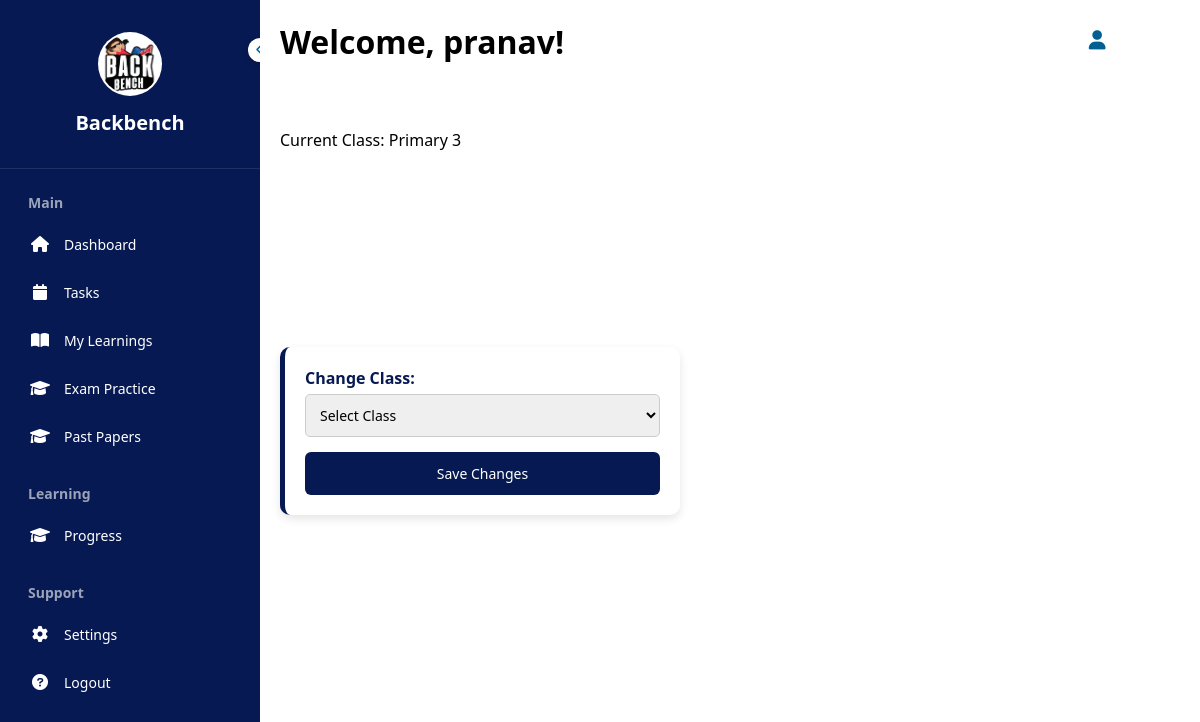
Before: /settings (signed in) with the older database file.
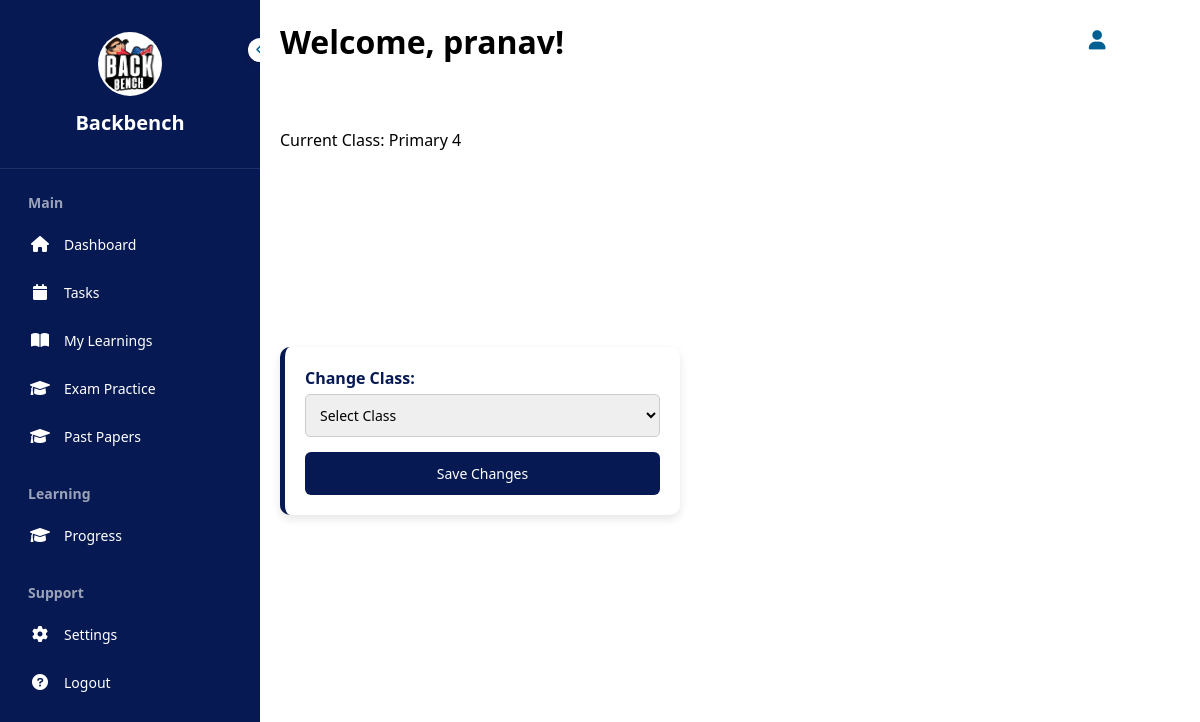
After: the same page with the newer database file.
### app.py (models this page shows)
class User(db.Model, UserMixin):
    id = db.Column(db.Integer, primary_key=True)
    username = db.Column(db.String(20), unique=True, nullable=False)
    password = db.Column(db.String(60), nullable=False)
    student_class = db.Column(db.String(50), nullable=False)
    wallet_balance = db.Column(db.Float, default=0.0)  # New field to store total balance

### app.py (the view)
@app.route("/settings")
@login_required
def settings():
    return render_template("settings.html")

### app.py (called while the page is built)
@login_manager.user_loader
def load_user(user_id):
    return User.query.get(int(user_id))

### templates/settings.html (shortened to what this page needs)
<!DOCTYPE html>
<html lang="en">
<head>
    <link href="https://cdnjs.cloudflare.com/ajax/libs/font-awesome/6.0.0/css/all.min.css" rel="stylesheet">
</head>
<body>
    <div class="user-profile">
        <div class="user-profile-info" onclick="toggleDropdown()">
            <div class="user-avatar">
                <i class="fas fa-user"></i>
            </div>
            <span class="user-name">{{ current_user.username }}</span>
        </div>
    </div>
    <div class="sidebar" id="sidebar">
        <div class="logo-container">
            <img src="static/logo2.png" alt="Logo">
            <h2>Backbench</h2>
        </div>
        <div class="toggle-btn" onclick="toggleSidebar()">
            <i class="fas fa-chevron-left" id="toggle-icon"></i>
        </div>
        <div class="nav-sections">
            <div class="section">
                <h3 class="section-title">Main</h3>
                <ul class="nav-links">
                     <li><a href="{{ url_for('dashboard') }}" class="nav-link">
                        <i class="fas fa-home"></i>
                        <span>Dashboard</span>
                    </a></li>
                    <li><a href="{{ url_for('task') }}" class="nav-link">
                        <i class="fas fa-calendar"></i>
                        <span>Tasks</span>
                    </a></li>
                    <li><a href="{{ url_for('user_home') }}" class="nav-link">
                        <i class="fas fa-book-open"></i>
                        <span>My Learnings</span>
                    </a></li>
                     <li><a href="{{ url_for('papers') }}" class="nav-link">
                        <i class="fas fa-graduation-cap"></i>
                        <span>Exam Practice</span>
                    </a></li>
                    <li><a href="{{ url_for('papers') }}" class="nav-link">
                        <i class="fas fa-graduation-cap"></i>
                        <span>Past Papers</span>
                    </a></li>
                </ul>
            </div>
            <div class="section">
                <h3 class="section-title">Learning</h3>
                <ul class="nav-links">
                     <li><a  href="{{ url_for('attempts') }}" class="nav-link">
                        <i class="fas fa-graduation-cap"></i>
                        <span>Progress</span>
                    </a></li>
                </ul>
            </div>
            <div class="section">
                <h3 class="section-title">Support</h3>
                    <ul class="nav-links">
                    <li><a href="{{ url_for('settings') }}" class="nav-link">
                        <i class="fas fa-cog"></i>
                        <span>Settings</span>
                    </a></li>
                     <li><a href="{{ url_for('logout') }}" class="nav-link">
                        <i class="fas fa-question-circle"></i>
                        <span>Logout</span>
                    </a></li>
                </ul>
            </div>
        </div>
    </div>
     <div class="main-content">
        <h1>Welcome, {{ current_user.username }}!</h1>
        <div class="current-class">
            Current Class: <span>{{ current_user.student_class }}</span>
        </div>
<form method="POST" action="{{ url_for('change_class') }}" class="styled-form">
    <div class="form-group">
        <label for="class">Change Class:</label>
        <select id="class" name="class" required>
            <option value="">Select Class</option>
        </select>
    </div>
    <button type="submit" class="btn-submit">Save Changes</button>
</form>
    </div>
</body>
</html>

Changed rows visible on the page:
changed User "pranav": student_class "Primary 3" → "Primary 4"
